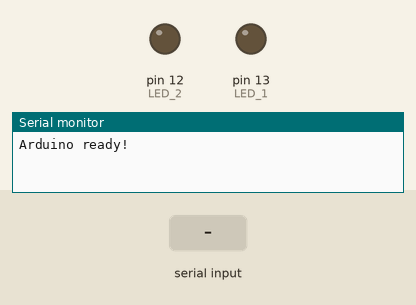
Recording of a sketch running on a simulated Arduino Uno, built with avr-gcc and run on an emulated ATmega328P. Parts: output pins drawn as LEDs (lit = HIGH), the last lines printed to the serial monitor. Inputs (shaded band) come from the test bench.

Above: at 2.7 s.
2.8 s: "T" received over Serial
At 3.2 s:
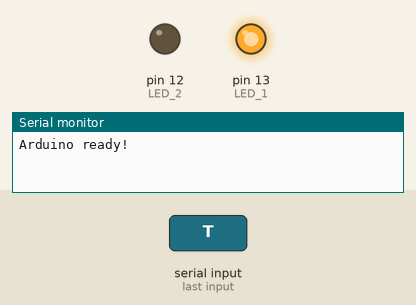
5.8 s: "A" received over Serial
At 7.0 s:
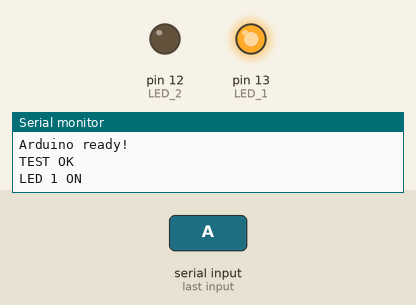
7.3 s: "B" received over Serial
At 8.3 s:
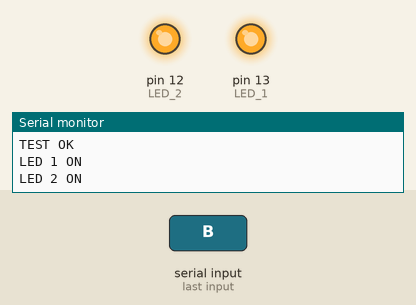
Timing chart, 0 to 10.3 s (numbered marks = the images above; inputs shaded):
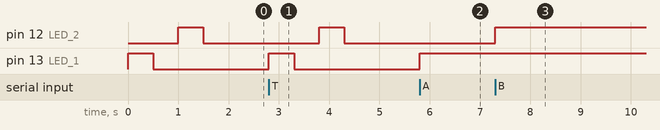

The sketch:

led_control.ino
```cpp
// Definição dos pinos para os LEDs
const int LED_1 = 13;  // LED Verde no pino 13 (LED_BUILTIN)
const int LED_2 = 12;  // LED Vermelho no pino 12

void setup() {
  // Inicializa a comunicação serial
  Serial.begin(9600);
  while (!Serial) {
    ; // Espera a porta serial conectar. Necessário para USB nativa
  }

  // Configura os pinos dos LEDs como saída
  pinMode(LED_1, OUTPUT);
  pinMode(LED_2, OUTPUT);

  // Inicializa os LEDs desligados
  digitalWrite(LED_1, LOW);
  digitalWrite(LED_2, LOW);

  // Teste inicial dos LEDs
  testLEDs();

  // Envia mensagem de ready
  Serial.println("Arduino ready!");
}

void testLEDs() {
  // Pisca cada LED uma vez para teste
  digitalWrite(LED_1, HIGH);
  delay(500);
  digitalWrite(LED_1, LOW);
  delay(500);
  digitalWrite(LED_2, HIGH);
  delay(500);
  digitalWrite(LED_2, LOW);
}

void loop() {
  // Verifica se há dados disponíveis na porta serial
  if (Serial.available() > 0) {
    // Lê o comando recebido
    char command = Serial.read();

    // Processa o comando
    switch (command) {
      case 'A':  // Ligar LED 1
        digitalWrite(LED_1, HIGH);
        Serial.println("LED 1 ON");
        break;
      case 'a':  // Desligar LED 1
        digitalWrite(LED_1, LOW);
        Serial.println("LED 1 OFF");
        break;
      case 'B':  // Ligar LED 2
        digitalWrite(LED_2, HIGH);
        Serial.println("LED 2 ON");
        break;
      case 'b':  // Desligar LED 2
        digitalWrite(LED_2, LOW);
        Serial.println("LED 2 OFF");
        break;
      case 'T':  // Comando de teste
        testLEDs();
        Serial.println("TEST OK");
        break;
      default:
        Serial.println("Invalid command");
        break;
    }
  }
}
```

Measured:
- after the input at 2.8 s, pin 12 (LED_2): LOW → HIGH after 1.0 s, → LOW 0.50 s later; pin 13 (LED_1): LOW → HIGH at once, → LOW 0.50 s later
- after the input at 5.8 s, pin 13 (LED_1): LOW → HIGH at once
- after the input at 7.3 s, pin 12 (LED_2): LOW → HIGH at once
